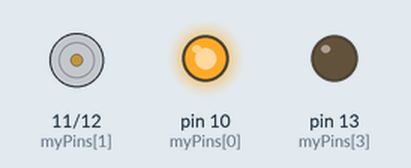
The sketch below on a simulated Arduino Uno, built with avr-gcc and run on an emulated ATmega328P. Parts: motor-driver pin pairs drawn as motors (green arrow = first pin HIGH = forward, orange = second pin HIGH = backward, longer = more drive), output pins drawn as LEDs (lit = HIGH).

Above: at 0.2 s.
At 1.2 s:
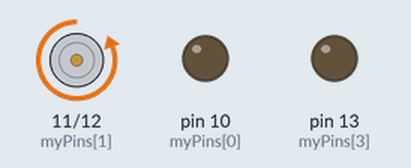
At 1.7 s:
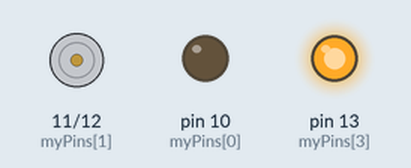
At 11.8 s:
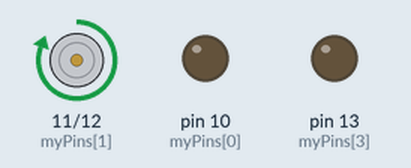
Timing chart, 0 to 15.4 s (numbered marks = the images above):
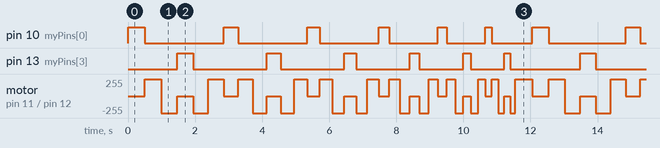

Measured:
- by itself, pin 10 (myPins[0]), pin 13 (myPins[3]): moves between LOW and HIGH, repeating every 11.9 s
- by itself, motor on pin 11 (myPins[1]) / pin 12 (myPins[2]): moves between backward 255/255 and forward 255/255, repeating every 11.9 s

The sketch:

blinkingLightRowBounceSketch.ino
```cpp
int startingPin;
int currentPin;
int previousPin;
int myPins[] = {10,11,12,13};
int delayPeriod;
int blinkDirection;

void setup() {
  // put your setup code here, to run once:
  for(int i = 0; i<4; i++)
  {
    pinMode(myPins[i], OUTPUT);
  }
  currentPin = 0;
  previousPin=3;
  startingPin = 0;
  delayPeriod = 500;
  blinkDirection=1;
}

void loop() {
  // put your main code here, to run repeatedly:

    digitalWrite(myPins[currentPin], HIGH);
    digitalWrite(myPins[previousPin], LOW);
    delay(delayPeriod);

  previousPin=currentPin;
  currentPin = (currentPin + (blinkDirection))%4;
  delayPeriod-=10;
  if(currentPin==3 || currentPin ==0)
  {
    blinkDirection*=-1;
  }

  if(delayPeriod<160)
  {
    delayPeriod=500;
  }

}
```
